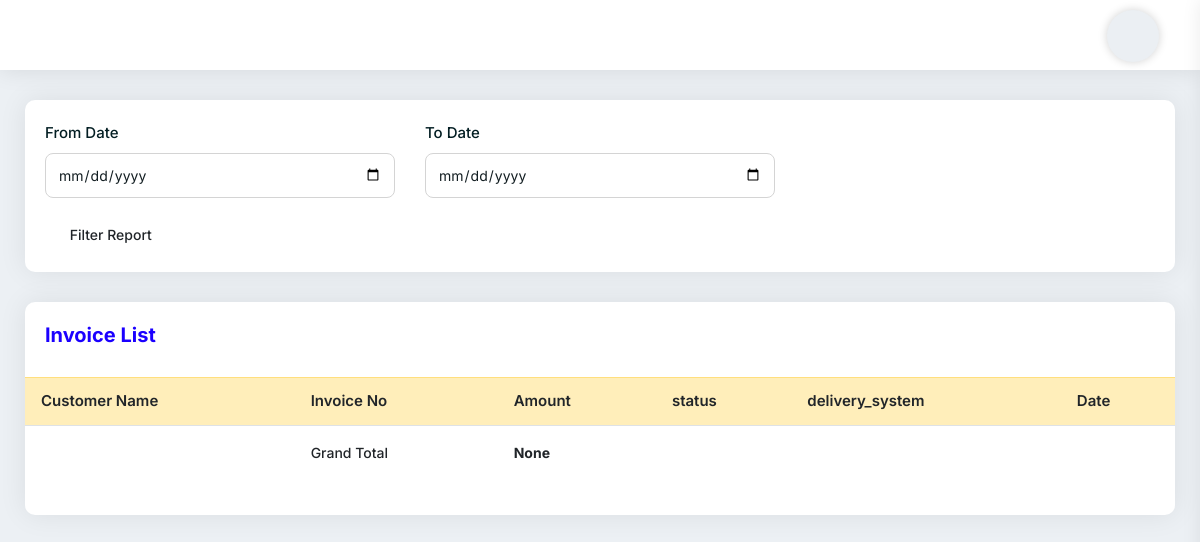
Page /SaleInvoiceReportFilter/ on the earlier database version.
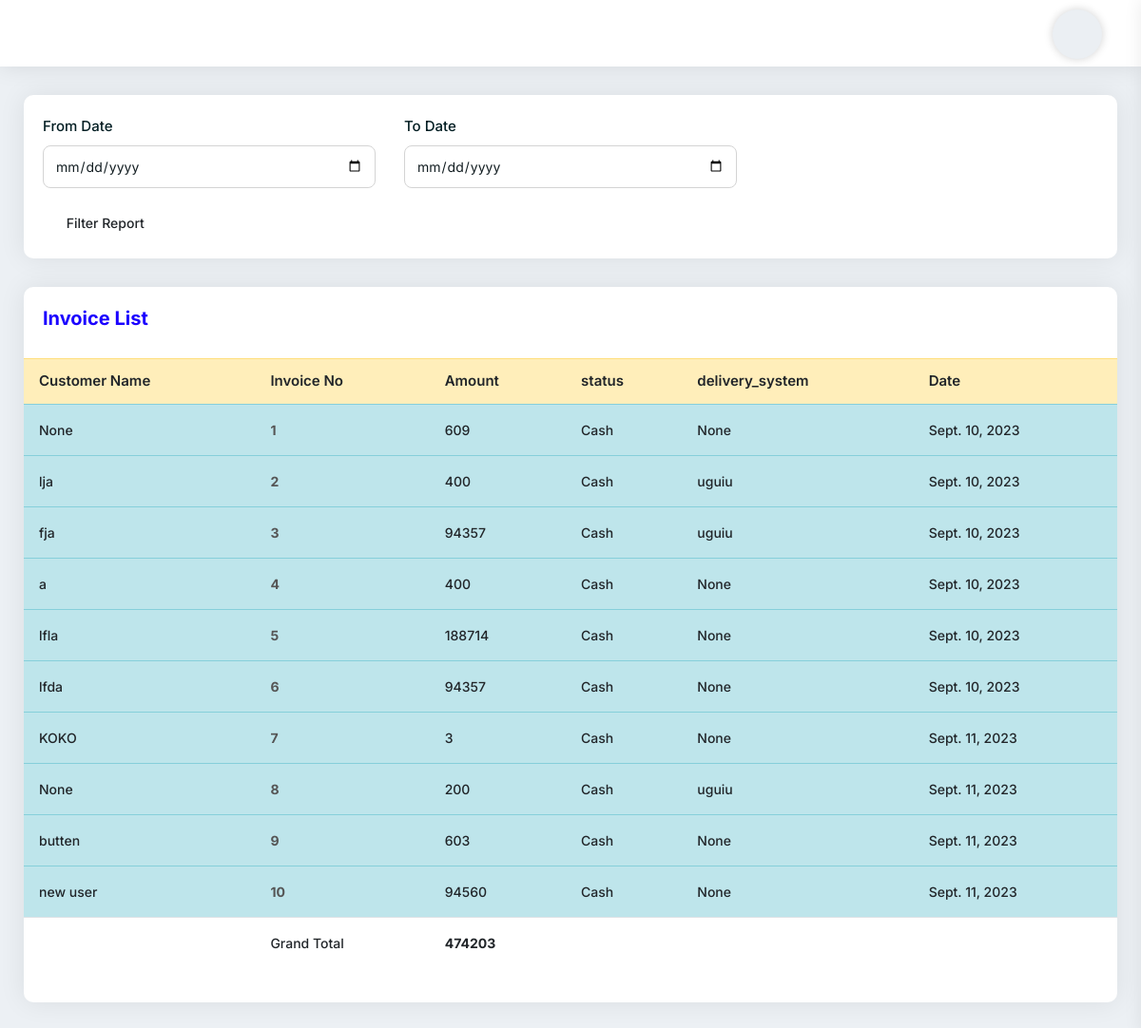
Same page on the later database version.
### myapp/models.py (models this page shows, shortened)
class Order(models.Model):
    cart = models.OneToOneField(Cart, on_delete=models.CASCADE)
    ordered_by = models.CharField(max_length=255,null=True, blank=True)
    shipping_address = models.CharField(max_length=255, null=True, blank=True)
    mobile = models.CharField(max_length=255,null=True, blank=True)
    email = models.EmailField(null=True, blank=True)
    subtotal = models.PositiveIntegerField()
    discount = models.PositiveIntegerField(default=0)
    total = models.PositiveIntegerField()
    tax = models.PositiveIntegerField()
    delivery_fee = models.IntegerField(default=0)
    delivery_system = models.ForeignKey(DeliverySystem, on_delete=models.CASCADE, blank=True,null=True)
    all_total = models.PositiveIntegerField()
    all_total_delivery = models.IntegerField(default=0)
    ordered_staus = models.CharField(max_length=255, choices=STATUS, default='Cash')
    payment = models.CharField(max_length=225, choices=PAYMENT_TYPE, default='Cash')
    deli_payment = models.BooleanField(default=False)
    created_at = models.DateField(auto_now_add=True)

class DeliverySystem(models.Model):
    delivery_name = models.CharField(max_length=225)
    def __str__(self):
        return self.delivery_name

### myapp/views.py (the view, shortened to what this page needs)
# urls.py: path('SaleInvoiceReportFilter/', SaleInvoiceReportFilter.as_view(), name='SaleInvoiceReportFilter'),
class SaleInvoiceReportFilter(View):
    def get(self,request):
        queryset = Order.objects.all()
        deli = DeliverySystem.objects.all()
        sum = queryset.aggregate(Sum('all_total'))['all_total__sum']
        context={'queryset':queryset,'sum':sum,'deli':deli}
        return render(request, 'salereportfilter.html', context)

### templates/salereportfilter.html (shortened to what this page needs)
{% extends 'base.html' %}
{% block content %}
<div class="pd-20 card-box mb-30">
    <form action="{% url 'myapp:SaleInvoiceReportFilter' %}" method="post">{% csrf_token %}
        <div class="row">
            <div class="col-md-4 col-sm-12">
                <div class="form-group">
                    <label>From Date</label>
                    <input type="date" name="fromdate" class="form-control">
                </div>
            </div>
            <div class="col-md-4 col-sm-12">
                <div class="form-group">
                    <label>To Date</label>
                    <input type="date" name="todate" class="form-control">
                </div>
            </div>
        </div>
        <button
                type="submit"
                class="btn btn-sm"
                data-bgcolor="#00b489"
                data-color="#ffffff"
        >
            <i class="icon-copy dw dw-filter-1"></i>Filter Report
        </button>
    </form>
</div>
<div class="card-box mb-30">
    <div class="pd-20">
        <h4 class="text-blue h4">Invoice List</h4>
    </div>
    <div class="pb-20">
        <table
                class="table hover data-table-export nowrap"
        >
            <thead>
            <tr class="table-warning">
                <th class="table-plus datatable-nosort">Customer Name</th>
                <th>Invoice No</th>
                <th>Amount</th>
                <th>status</th>
                <th>delivery_system</th>
                <th>Date</th>
            </tr>
            </thead>
            <tbody>
            {% for p in queryset %}
            <tr class="table-info">
                <td class="table-plus">{{p.ordered_by}}</td>
                <td><a href="{% url 'myapp:InvoiceDetailView' p.id%}"><strong>{{p.id}}</strong></a></td>
                <td>{{p.all_total_delivery}}</td>
                <td>{{p.payment}}</td>
                <td>{{p.delivery_system}}</td>
                <td>{{p.created_at}}</td>
            </tr>
            {% endfor %}
            </tbody>
            <tfoot>
            <tr>
                <td></td>
                <td>Grand Total</td>
                <td><strong>{{sum}}</strong></td>
                <td></td>
                <td></td>
                <td></td>
            </tr>
            </tfoot>
        </table>
    </div>
</div>
{% endblock content %}

Differences in the rows shown:
added Order: ordered_by "None", id "1", all_total_delivery "609", payment "Cash", delivery_system "None", created_at "Sept. 10, 2023"
added Order: ordered_by "lja", id "2", all_total_delivery "400", payment "Cash", delivery_system "uguiu", created_at "Sept. 10, 2023"
added Order: ordered_by "fja", id "3", all_total_delivery "94357", payment "Cash", delivery_system "uguiu", created_at "Sept. 10, 2023"
added Order: ordered_by "a", id "4", all_total_delivery "400", payment "Cash", delivery_system "None", created_at "Sept. 10, 2023"
added Order: ordered_by "lfla", id "5", all_total_delivery "188714", payment "Cash", delivery_system "None", created_at "Sept. 10, 2023"
added Order: ordered_by "lfda", id "6", all_total_delivery "94357", payment "Cash", delivery_system "None", created_at "Sept. 10, 2023"
added Order: ordered_by "KOKO", id "7", all_total_delivery "3", payment "Cash", delivery_system "None", created_at "Sept. 11, 2023"
added Order: ordered_by "None", id "8", all_total_delivery "200", payment "Cash", delivery_system "uguiu", created_at "Sept. 11, 2023"
added Order: ordered_by "butten", id "9", all_total_delivery "603", payment "Cash", delivery_system "None", created_at "Sept. 11, 2023"
added Order: ordered_by "new user", id "10", all_total_delivery "94560", payment "Cash", delivery_system "None", created_at "Sept. 11, 2023"
Other differences:
{{ sum }}: "None" → "474203"
